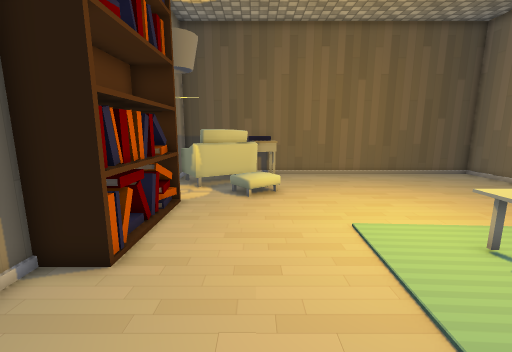
[1] (above)

13 first-person views from a walk through a Unity game level. The camera is 1.5 m above the floor, tilts 10° down and sees 90° across. The floor is counted in squares, 0.5 m on a side. Each view is taken from the middle of a square. On the plan, view 1 faces up. The plan holds only what a view shows up to about 19 squares ahead; the rest is blank. Some surface patterns are stand-ins.

[2]
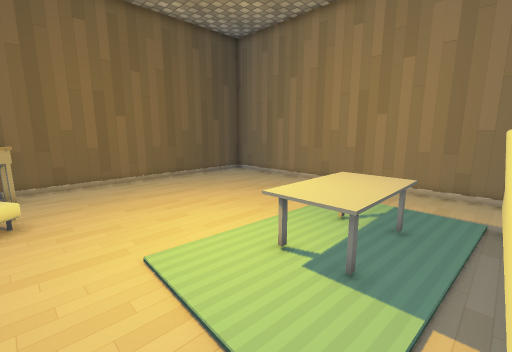

[3]
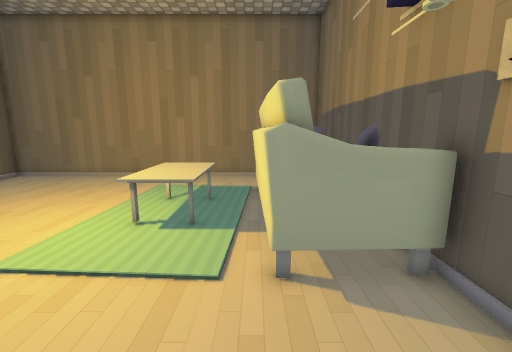

[4]
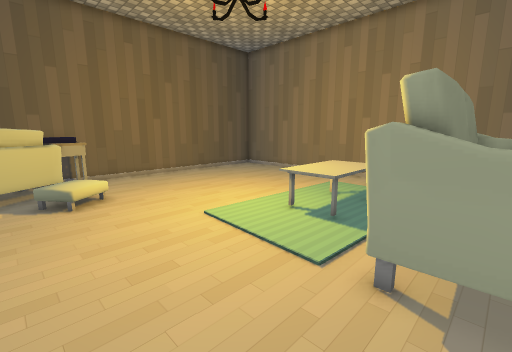

[5]
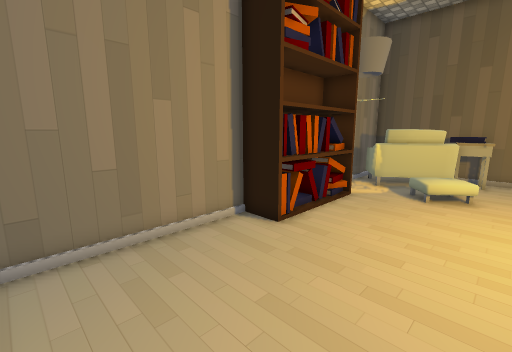

[6]
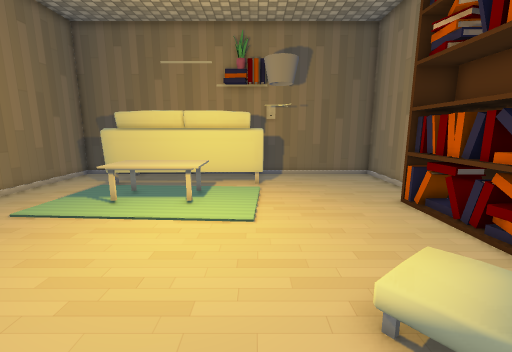

[7]
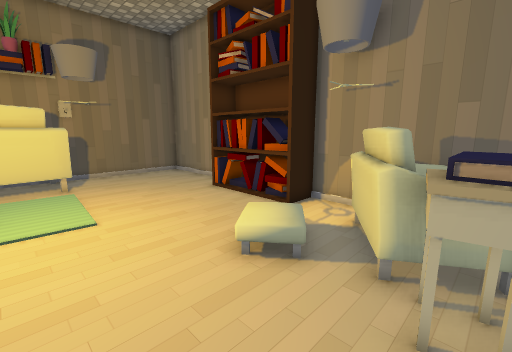

[8]
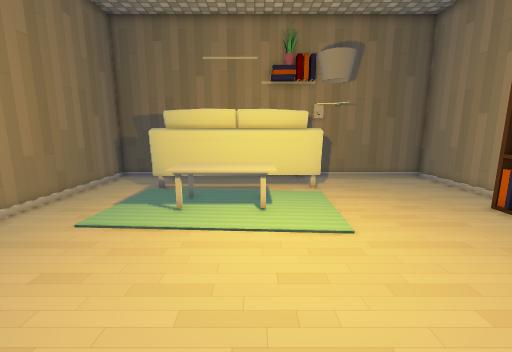

[9]
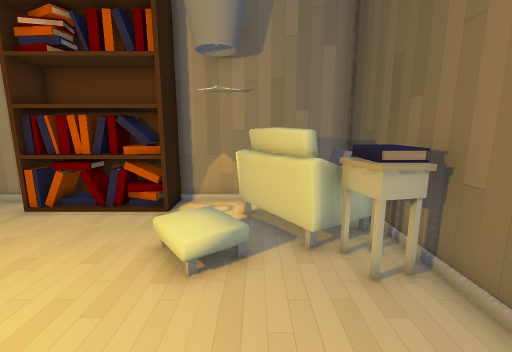

[10]
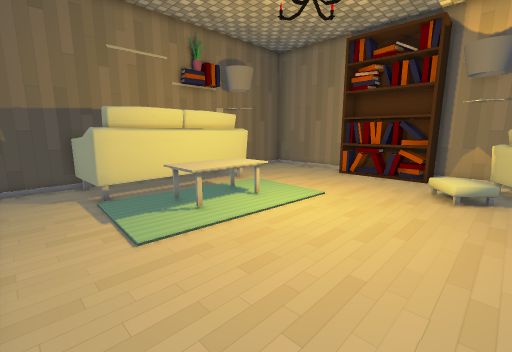

[11]
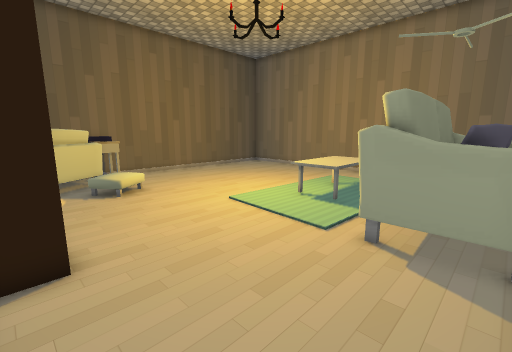

[12]
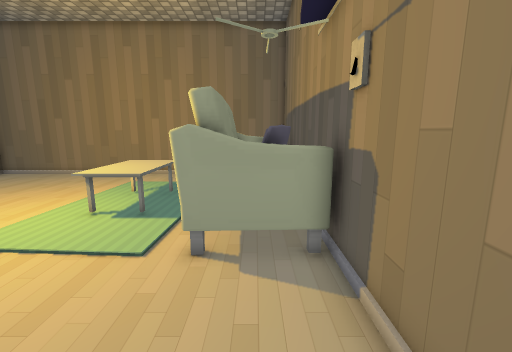

[13]
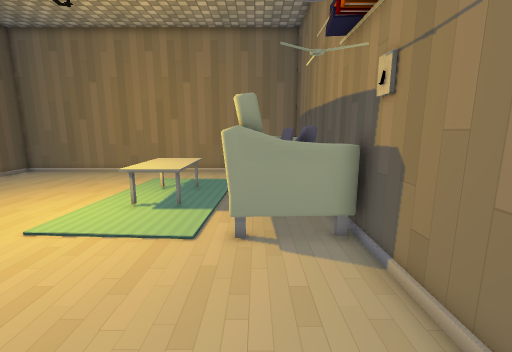

### Floor plan
Key: @ floor where view 1 was taken; # wall or solid block; . floor; B books; A armchair; K bookshelf; T table; S sofa; O other object.
Columns run from 5 left of view 1 to 15 right of it. Each row starts with its distance up from view 1.
 18 #####################
 17 #  AABB.............#
 16 #A AABB.............#
 15 #A AAA..............#
 14 #AAAA...............#
 13 #.A..O..............#
 12 #....O..............#
 11 #KK.................#
 10 KKK.................#
  9 KKK.................#
  8 KKK.................#
  7 KKK......     ......#
  6 KKK...... TTTTT  ...#
  5 #KK...... TTTTT  ...#
  4 #........ TTTTT  ...#
  3 #............    ...#
  2 #.......SSSSSSSSS...#
  1 #.......SSSSSSSSS...#
  0 #....@..SS     SS...#
 -1 #.......SS    SSS...#
 -2 #####################

Positions as (right, up) in squares from view 1, and headings:
1: (0, 0), facing up
2: (1, 2), facing up-right
3: (-2, 2), facing right
4: (-2, 0), facing up-right
5: (2, -1), facing up-left
6: (3, 16), facing down
7: (5, 17), facing down-left
8: (6, 15), facing down
9: (6, 14), facing left
10: (14, 14), facing down-left
11: (-4, -1), facing up-right
12: (-3, 0), facing right
13: (-4, 1), facing right
